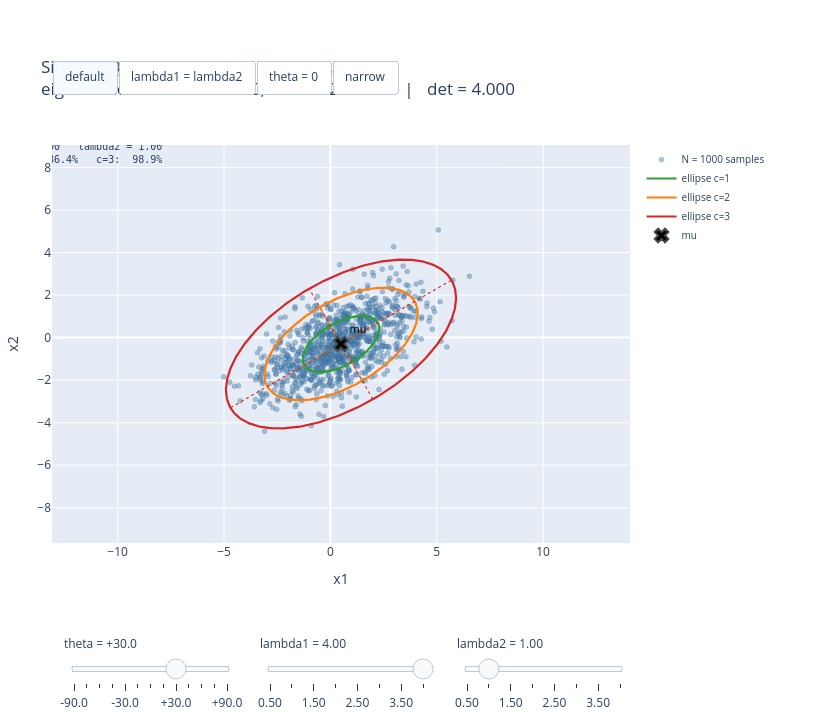

Source (notebook cell):
### Code cell
# --- interactive figure: theta, lambda1 and lambda2 sliders ----------------
N_INTERACTIVE = 1000
C_VALUES = (1, 2, 3)
C_COLORS = {1: "#2ca02c", 2: "#ff7f0e", 3: "#d62728"}
RANGE_ND = 4.2


def axis_limits(cov):
    """Half-width of the square drawn around mu, large enough for c = 3."""
    return RANGE_ND * np.sqrt(max(cov["lam1"], cov["lam2"]))


def readout_text(cov, N, r2):
    inside = "   ".join("c=%d: %5.1f%%" % (c, 100.0 * inside_fraction(r2, c))
                       for c in C_VALUES)
    return ("N = %d   mu = (%+.2f, %+.2f)<br>"
            "theta = %+.1f deg   lambda1 = %.2f   lambda2 = %.2f<br>"
            "inside %s" % (N, cov["mu"][0], cov["mu"][1],
                           cov["theta"], cov["lam1"], cov["lam2"], inside))


def covariance_title(cov):
    return ("Sigma = Q Lambda Q^T   |   theta = %+.1f deg<br>"
            "eigenvalues lambda1 = %.2f, lambda2 = %.2f   |   det = %.3f"
            % (cov["theta"], cov["lam1"], cov["lam2"], cov["lam1"] * cov["lam2"]))


def make_frame(name, cov, X, r2):
    """One frame: sample cloud, three ellipses, their axis segments, centre and read-out."""
    data = [go.Scatter(x=X[:, 0], y=X[:, 1])]
    for c in C_VALUES:
        P = ellipse_points(cov, c)
        data.append(go.Scatter(x=P[0], y=P[1]))
    for c in C_VALUES:
        for i in (0, 1):
            A = eigen_axis_segment(cov, c, i)
            data.append(go.Scatter(x=A[0], y=A[1]))
    data.append(go.Scatter(x=[cov["mu"][0]], y=[cov["mu"][1]]))
    data.append(go.Scatter(text=[readout_text(cov, len(X), r2)]))
    half = axis_limits(cov)
    return go.Frame(
        name=name, data=data, traces=list(range(12)),
        layout=go.Layout(title_text=covariance_title(cov),
                         xaxis=dict(range=[cov["mu"][0] - half, cov["mu"][0] + half]),
                         yaxis=dict(range=[cov["mu"][1] - half, cov["mu"][1] + half])),
    )


def prepared_frame(name, theta, lam1, lam2):
    cov = covariance_from_geometry(theta, lam1, lam2, MU0)
    X = np.round(draw_gaussian(cov, N_INTERACTIVE, seed=SEED), 4)
    r2 = mahalanobis_sq(X, cov["mu"], cov["Sigma"])
    return make_frame(name, cov, X, r2)


fig = make_subplots(rows=1, cols=1)

# trace 0: sample cloud
fig.add_trace(go.Scatter(x=np.round(X0[:, 0], 4), y=np.round(X0[:, 1], 4),
                         mode="markers",
                         marker=dict(size=5, color="rgba(70,130,180,0.45)",
                                     line=dict(width=0.4, color="rgba(30,60,90,0.35)")),
                         name="N = %d samples" % N0, hoverinfo="skip"))

# traces 1-3: the three ellipses
for c in C_VALUES:
    P = ellipse_points(cov0, c)
    fig.add_trace(go.Scatter(x=np.round(P[0], 4), y=np.round(P[1], 4),
                             mode="lines", line=dict(color=C_COLORS[c], width=2.2),
                             name="ellipse c=%d" % c))

# traces 4-9: eigenvectors scaled by c sqrt(lambda_i)
for c in C_VALUES:
    for i in (0, 1):
        A = eigen_axis_segment(cov0, c, i)
        fig.add_trace(go.Scatter(x=np.round(A[0], 4), y=np.round(A[1], 4),
                                 mode="lines",
                                 line=dict(color=C_COLORS[c], width=1.1, dash="dot"),
                                 showlegend=False, hoverinfo="skip"))

# trace 10: centre mu
fig.add_trace(go.Scatter(x=[MU0[0]], y=[MU0[1]], mode="markers+text",
                         marker=dict(symbol="x", size=12, color="black",
                                     line=dict(width=2)),
                         text=["mu"], textposition="top right",
                         textfont=dict(size=11, color="black"),
                         name="mu", hoverinfo="skip"))

# trace 11: read-out
fig.add_trace(go.Scatter(x=[MU0[0] - axis_limits(cov0)], y=[MU0[1] + axis_limits(cov0)],
                         mode="text", text=[readout_text(cov0, N0, r2_0)],
                         textposition="top left",
                         textfont=dict(family="monospace", size=10),
                         showlegend=False, hoverinfo="skip"))

theta_vals = np.round(np.arange(-90.0, 90.001, 15.0), 10)
lam1_vals = np.round(np.arange(0.5, 4.0001, 0.5), 10)
lam2_vals = np.round(np.arange(0.5, 4.0001, 0.5), 10)

theta_names = ["theta=%+.1f" % v for v in theta_vals]
lam1_names = ["lam1=%.2f" % v for v in lam1_vals]
lam2_names = ["lam2=%.2f" % v for v in lam2_vals]

frames = ([prepared_frame(nm, v, LAM1_0, LAM2_0) for nm, v in zip(theta_names, theta_vals)]
          + [prepared_frame(nm, THETA0, v, LAM2_0) for nm, v in zip(lam1_names, lam1_vals)]
          + [prepared_frame(nm, THETA0, LAM1_0, v) for nm, v in zip(lam2_names, lam2_vals)])

presets = [
    ("preset:default", "default", 30.0, 4.0, 1.0),
    ("preset:isotropic", "lambda1 = lambda2", 30.0, 2.0, 2.0),
    ("preset:aligned", "theta = 0", 0.0, 4.0, 1.0),
    ("preset:narrow", "narrow", 30.0, 4.0, 0.5),
]
frames += [prepared_frame(name, t, l1, l2) for name, label, t, l1, l2 in presets]
fig.frames = frames


def animate_step(name):
    return dict(method="animate", label=name.split("=")[-1],
                args=[[name], dict(mode="immediate",
                                   frame=dict(duration=0, redraw=True),
                                   transition=dict(duration=0))])


def slider_for(prefix, names, base_value, values):
    steps = [animate_step(nm) for nm in names]
    active = int(np.argmin(np.abs(np.asarray(values) - base_value)))
    return dict(active=active, currentvalue=dict(prefix=prefix + " = ", font=dict(size=12)),
                steps=steps, pad=dict(t=25))


buttons = [dict(label=label, method="animate",
                args=[[name], dict(mode="immediate",
                                   frame=dict(duration=0, redraw=True),
                                   transition=dict(duration=0))])
           for name, label, t, l1, l2 in presets]

half0 = axis_limits(cov0)
fig.update_layout(
    height=720, width=820, showlegend=True,
    legend=dict(x=1.02, xanchor="left", y=1.0, yanchor="top", font=dict(size=10)),
    title_text=covariance_title(cov0),
    updatemenus=[dict(type="buttons", direction="right", x=0.0, y=1.13,
                      xanchor="left", yanchor="bottom", showactive=True, buttons=buttons)],
    sliders=[dict(slider_for("theta", theta_names, THETA0, theta_vals),
                  x=0.02, len=0.30, y=-0.16),
             dict(slider_for("lambda1", lam1_names, LAM1_0, lam1_vals),
                  x=0.36, len=0.30, y=-0.16),
             dict(slider_for("lambda2", lam2_names, LAM2_0, lam2_vals),
                  x=0.70, len=0.30, y=-0.16)],
    margin=dict(l=20, r=190, t=145, b=100),
)
fig.update_xaxes(range=[MU0[0] - half0, MU0[0] + half0], title_text="x1")
fig.update_yaxes(range=[MU0[1] - half0, MU0[1] + half0], title_text="x2",
                 scaleanchor="x", scaleratio=1)
print("figure payload: %d frames, %.0f kB of JSON" % (len(fig.frames), len(fig.to_json()) / 1024))
fig.show()

### Figure 1 — Plotly figure (JSON) as saved in the notebook; plotly's stock layout.template omitted (floating-point values rounded to 4 significant figures; data arrays with more than 128 entries replaced by an {"elided": "..."} marker saying what was removed)
{"data": [{"hoverinfo": "skip", "marker": {"color": "rgba(70,130,180,0.45)", "line": {"color": "rgba(30,60,90,0.35)", "width": 0.4}, "size": 5}, "mode": "markers", "name": "N = 1000 samples", "type": "scatter", "x": {"elided": "1000 float values"}, "y": {"elided": "1000 float values"}}, {"line": {"color": "#2ca02c", "width": 2.2}, "mode": "lines", "name": "ellipse c=1", "type": "scatter", "x": {"elided": "361 float values"}, "y": {"elided": "361 float values"}}, {"line": {"color": "#ff7f0e", "width": 2.2}, "mode": "lines", "name": "ellipse c=2", "type": "scatter", "x": {"elided": "361 float values"}, "y": {"elided": "361 float values"}}, {"line": {"color": "#d62728", "width": 2.2}, "mode": "lines", "name": "ellipse c=3", "type": "scatter", "x": {"elided": "361 float values"}, "y": {"elided": "361 float values"}}, {"hoverinfo": "skip", "line": {"color": "#2ca02c", "dash": "dot", "width": 1.1}, "mode": "lines", "showlegend": false, "type": "scatter", "x": [-1.232, 2.232], "y": [-1.3, 0.7]}, {"hoverinfo": "skip", "line": {"color": "#2ca02c", "dash": "dot", "width": 1.1}, "mode": "lines", "showlegend": false, "type": "scatter", "x": [1.0, 0.0], "y": [-1.166, 0.566]}, {"hoverinfo": "skip", "line": {"color": "#ff7f0e", "dash": "dot", "width": 1.1}, "mode": "lines", "showlegend": false, "type": "scatter", "x": [-2.964, 3.964], "y": [-2.3, 1.7]}, {"hoverinfo": "skip", "line": {"color": "#ff7f0e", "dash": "dot", "width": 1.1}, "mode": "lines", "showlegend": false, "type": "scatter", "x": [1.5, -0.5], "y": [-2.032, 1.432]}, {"hoverinfo": "skip", "line": {"color": "#d62728", "dash": "dot", "width": 1.1}, "mode": "lines", "showlegend": false, "type": "scatter", "x": [-4.696, 5.696], "y": [-3.3, 2.7]}, {"hoverinfo": "skip", "line": {"color": "#d62728", "dash": "dot", "width": 1.1}, "mode": "lines", "showlegend": false, "type": "scatter", "x": [2.0, -1.0], "y": [-2.898, 2.298]}, {"hoverinfo": "skip", "marker": {"color": "black", "line": {"width": 2}, "size": 12, "symbol": "x"}, "mode": "markers+text", "name": "mu", "text": ["mu"], "textfont": {"color": "black", "size": 11}, "textposition": "top right", "type": "scatter", "x": [0.5], "y": [-0.3]}, {"hoverinfo": "skip", "mode": "text", "showlegend": false, "text": ["N = 1000   mu = (+0.50, -0.30)<br>theta = +30.0 deg   lambda1 = 4.00   lambda2 = 1.00<br>inside c=1:  39.6%   c=2:  86.4%   c=3:  98.9%"], "textfont": {"family": "monospace", "size": 10}, "textposition": "top left", "type": "scatter", "x": [-7.9], "y": [8.1]}], "layout": {"height": 720, "legend": {"font": {"size": 10}, "x": 1.02, "xanchor": "left", "y": 1, "yanchor": "top"}, "margin": {"b": 100, "l": 20, "r": 190, "t": 145}, "showlegend": true, "sliders": [{"active": 8, "currentvalue": {"font": {"size": 12}, "prefix": "theta = "}, "len": 0.3, "pad": {"t": 25}, "steps": [{"args": [["theta=-90.0"], {"frame": {"duration": 0, "redraw": true}, "mode": "immediate", "transition": {"duration": 0}}], "label": "-90.0", "method": "animate"}, {"args": [["theta=-75.0"], {"frame": {"duration": 0, "redraw": true}, "mode": "immediate", "transition": {"duration": 0}}], "label": "-75.0", "method": "animate"}, {"args": [["theta=-60.0"], {"frame": {"duration": 0, "redraw": true}, "mode": "immediate", "transition": {"duration": 0}}], "label": "-60.0", "method": "animate"}, {"args": [["theta=-45.0"], {"frame": {"duration": 0, "redraw": true}, "mode": "immediate", "transition": {"duration": 0}}], "label": "-45.0", "method": "animate"}, {"args": [["theta=-30.0"], {"frame": {"duration": 0, "redraw": true}, "mode": "immediate", "transition": {"duration": 0}}], "label": "-30.0", "method": "animate"}, {"args": [["theta=-15.0"], {"frame": {"duration": 0, "redraw": true}, "mode": "immediate", "transition": {"duration": 0}}], "label": "-15.0", "method": "animate"}, {"args": [["theta=+0.0"], {"frame": {"duration": 0, "redraw": true}, "mode": "immediate", "transition": {"duration": 0}}], "label": "+0.0", "method": "animate"}, {"args": [["theta=+15.0"], {"frame": {"duration": 0, "redraw": true}, "mode": "immediate", "transition": {"duration": 0}}], "label": "+15.0", "method": "animate"}, {"args": [["theta=+30.0"], {"frame": {"duration": 0, "redraw": true}, "mode": "immediate", "transition": {"duration": 0}}], "label": "+30.0", "method": "animate"}, {"args": [["theta=+45.0"], {"frame": {"duration": 0, "redraw": true}, "mode": "immediate", "transition": {"duration": 0}}], "label": "+45.0", "method": "animate"}, {"args": [["theta=+60.0"], {"frame": {"duration": 0, "redraw": true}, "mode": "immediate", "transition": {"duration": 0}}], "label": "+60.0", "method": "animate"}, {"args": [["theta=+75.0"], {"frame": {"duration": 0, "redraw": true}, "mode": "immediate", "transition": {"duration": 0}}], "label": "+75.0", "method": "animate"}, {"args": [["theta=+90.0"], {"frame": {"duration": 0, "redraw": true}, "mode": "immediate", "transition": {"duration": 0}}], "label": "+90.0", "method": "animate"}], "x": 0.02, "y": -0.16}, {"active": 7, "currentvalue": {"font": {"size": 12}, "prefix": "lambda1 = "}, "len": 0.3, "pad": {"t": 25}, "steps": [{"args": [["lam1=0.50"], {"frame": {"duration": 0, "redraw": true}, "mode": "immediate", "transition": {"duration": 0}}], "label": "0.50", "method": "animate"}, {"args": [["lam1=1.00"], {"frame": {"duration": 0, "redraw": true}, "mode": "immediate", "transition": {"duration": 0}}], "label": "1.00", "method": "animate"}, {"args": [["lam1=1.50"], {"frame": {"duration": 0, "redraw": true}, "mode": "immediate", "transition": {"duration": 0}}], "label": "1.50", "method": "animate"}, {"args": [["lam1=2.00"], {"frame": {"duration": 0, "redraw": true}, "mode": "immediate", "transition": {"duration": 0}}], "label": "2.00", "method": "animate"}, {"args": [["lam1=2.50"], {"frame": {"duration": 0, "redraw": true}, "mode": "immediate", "transition": {"duration": 0}}], "label": "2.50", "method": "animate"}, {"args": [["lam1=3.00"], {"frame": {"duration": 0, "redraw": true}, "mode": "immediate", "transition": {"duration": 0}}], "label": "3.00", "method": "animate"}, {"args": [["lam1=3.50"], {"frame": {"duration": 0, "redraw": true}, "mode": "immediate", "transition": {"duration": 0}}], "label": "3.50", "method": "animate"}, {"args": [["lam1=4.00"], {"frame": {"duration": 0, "redraw": true}, "mode": "immediate", "transition": {"duration": 0}}], "label": "4.00", "method": "animate"}], "x": 0.36, "y": -0.16}, {"active": 1, "currentvalue": {"font": {"size": 12}, "prefix": "lambda2 = "}, "len": 0.3, "pad": {"t": 25}, "steps": [{"args": [["lam2=0.50"], {"frame": {"duration": 0, "redraw": true}, "mode": "immediate", "transition": {"duration": 0}}], "label": "0.50", "method": "animate"}, {"args": [["lam2=1.00"], {"frame": {"duration": 0, "redraw": true}, "mode": "immediate", "transition": {"duration": 0}}], "label": "1.00", "method": "animate"}, {"args": [["lam2=1.50"], {"frame": {"duration": 0, "redraw": true}, "mode": "immediate", "transition": {"duration": 0}}], "label": "1.50", "method": "animate"}, {"args": [["lam2=2.00"], {"frame": {"duration": 0, "redraw": true}, "mode": "immediate", "transition": {"duration": 0}}], "label": "2.00", "method": "animate"}, {"args": [["lam2=2.50"], {"frame": {"duration": 0, "redraw": true}, "mode": "immediate", "transition": {"duration": 0}}], "label": "2.50", "method": "animate"}, {"args": [["lam2=3.00"], {"frame": {"duration": 0, "redraw": true}, "mode": "immediate", "transition": {"duration": 0}}], "label": "3.00", "method": "animate"}, {"args": [["lam2=3.50"], {"frame": {"duration": 0, "redraw": true}, "mode": "immediate", "transition": {"duration": 0}}], "label": "3.50", "method": "animate"}, {"args": [["lam2=4.00"], {"frame": {"duration": 0, "redraw": true}, "mode": "immediate", "transition": {"duration": 0}}], "label": "4.00", "method": "animate"}], "x": 0.7, "y": -0.16}], "title": {"text": "Sigma = Q Lambda Q^T   |   theta = +30.0 deg<br>eigenvalues lambda1 = 4.00, lambda2 = 1.00   |   det = 4.000"}, "updatemenus": [{"buttons": [{"args": [["preset:default"], {"frame": {"duration": 0, "redraw": true}, "mode": "immediate", "transition": {"duration": 0}}], "label": "default", "method": "animate"}, {"args": [["preset:isotropic"], {"frame": {"duration": 0, "redraw": true}, "mode": "immediate", "transition": {"duration": 0}}], "label": "lambda1 = lambda2", "method": "animate"}, {"args": [["preset:aligned"], {"frame": {"duration": 0, "redraw": true}, "mode": "immediate", "transition": {"duration": 0}}], "label": "theta = 0", "method": "animate"}, {"args": [["preset:narrow"], {"frame": {"duration": 0, "redraw": true}, "mode": "immediate", "transition": {"duration": 0}}], "label": "narrow", "method": "animate"}], "direction": "right", "showactive": true, "type": "buttons", "x": 0, "xanchor": "left", "y": 1.13, "yanchor": "bottom"}], "width": 820, "xaxis": {"anchor": "y", "domain": [0, 1], "range": [-7.9, 8.9], "title": {"text": "x1"}}, "yaxis": {"anchor": "x", "domain": [0, 1], "range": [-8.7, 8.1], "scaleanchor": "x", "scaleratio": 1, "title": {"text": "x2"}}}}
